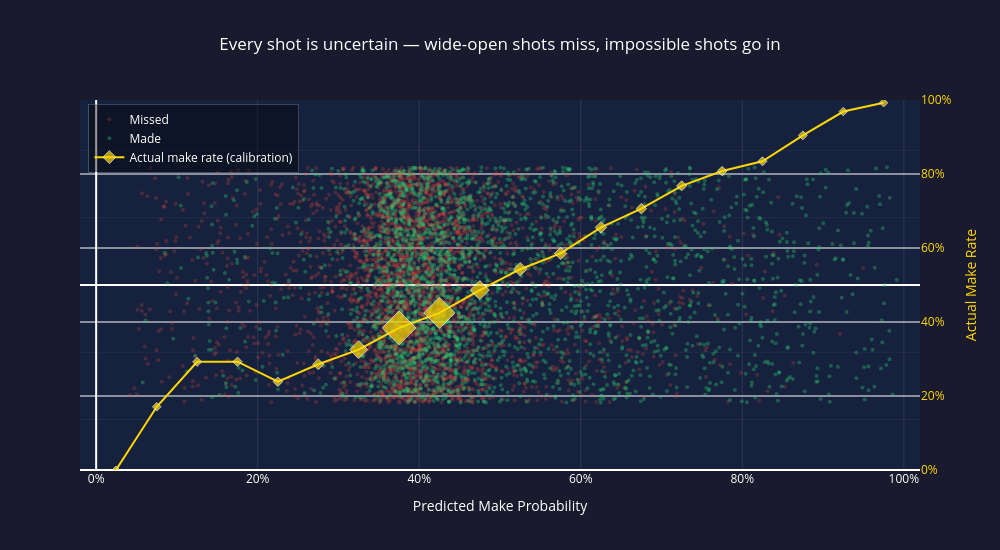

Source (notebook cell):
### Markdown cell above
## 2 — Shot Uncertainty: Wide-Open Shots Miss, Impossible Shots Go In

The model assigns each shot a predicted make probability, but probability is not fate. This chart layers 6,000 test-set shots against their predicted confidence, coloured by outcome. The gold calibration curve confirms the model is well-calibrated on average; the scatter of red and green dots at every x-position shows how large the residual uncertainty is for any individual shot.

### Code cell
rng = np.random.default_rng(42)

# ── sample 6 000 test-set rows ────────────────────────────────────────────────
sample_idx = rng.choice(len(X_test), size=6_000, replace=False)
X_samp     = X_test.iloc[sample_idx]
y_samp     = y_test.iloc[sample_idx].values
prob_samp  = df.loc[X_samp.index, "make_prob"].values

x_jitter = rng.uniform(-0.008, 0.008, size=6_000)
y_jitter = rng.uniform(-0.35,   0.35,  size=6_000)

made_mask   = y_samp == 1
missed_mask = ~made_mask

# ── calibration overlay (all test-set rows) ───────────────────────────────────
prob_all = df.loc[X_test.index, "make_prob"].values
bins     = np.arange(0, 1.05, 0.05)

calib_df = pd.DataFrame({
    "prob": prob_all,
    "made": y_test.values,
    "bin":  pd.cut(prob_all, bins=bins, include_lowest=True),
})
calib = (
    calib_df.groupby("bin", observed=False)
    .agg(actual_rate=("made", "mean"), count=("made", "size"))
    .reset_index()
)
calib["midpoint"]    = calib["bin"].apply(lambda b: (b.left + b.right) / 2)
calib["marker_size"] = calib["count"] / calib["count"].max() * 20 + 6
calib = calib.dropna(subset=["actual_rate"])

# ── figure ────────────────────────────────────────────────────────────────────
fig = go.Figure()

fig.add_trace(go.Scatter(
    x=prob_samp[missed_mask] + x_jitter[missed_mask],
    y=y_jitter[missed_mask],
    mode="markers",
    name="Missed",
    marker=dict(color="#e74c3c", opacity=0.25, size=4),
    customdata=prob_samp[missed_mask].reshape(-1, 1),
    hovertemplate="Predicted: %{customdata[0]:.1%} | Missed<extra></extra>",
))

fig.add_trace(go.Scatter(
    x=prob_samp[made_mask] + x_jitter[made_mask],
    y=y_jitter[made_mask],
    mode="markers",
    name="Made",
    marker=dict(color="#2ecc71", opacity=0.35, size=4),
    customdata=prob_samp[made_mask].reshape(-1, 1),
    hovertemplate="Predicted: %{customdata[0]:.1%} | Made<extra></extra>",
))

fig.add_trace(go.Scatter(
    x=calib["midpoint"],
    y=calib["actual_rate"],
    mode="lines+markers",
    name="Actual make rate (calibration)",
    line=dict(color="gold", width=2),
    marker=dict(color="gold", symbol="diamond", size=calib["marker_size"].tolist()),
    customdata=np.column_stack([
        calib["midpoint"],
        calib["actual_rate"],
        calib["count"],
    ]),
    yaxis="y2",
))

fig.update_layout(
    title=dict(
        text="Every shot is uncertain — wide-open shots miss, impossible shots go in",
        x=0.5,
        xanchor="center",
        font=dict(size=17, color="white"),
    ),
    paper_bgcolor="#1a1a2e",
    plot_bgcolor="#16213e",
    font=dict(color="white"),
    width=1000,
    height=550,
    hovermode="closest",
    xaxis=dict(
        title="Predicted Make Probability",
        tickformat=".0%",
        gridcolor="rgba(255,255,255,0.1)",
        range=[-0.02, 1.02],
    ),
    yaxis=dict(
        title="",
        showticklabels=False,
        gridcolor="rgba(255,255,255,0.05)",
        range=[-0.55, 0.55],
    ),
   yaxis2=dict(
        title=dict(text="Actual Make Rate", font=dict(color="gold")),
        overlaying="y",
        side="right",
        range=[0, 1],
        tickformat=".0%",
        tickfont=dict(color="gold"),
    ),
    legend=dict(
        x=0.01,
        y=0.99,
        xanchor="left",
        yanchor="top",
        bgcolor="rgba(0,0,0,0.4)",
        bordercolor="rgba(255,255,255,0.2)",
        borderwidth=1,
    ),
)

fig.show()

### Figure 1 — Plotly figure (JSON) as saved in the notebook; plotly's stock layout.template omitted (floating-point values rounded to 4 significant figures; data arrays with more than 128 entries replaced by an {"elided": "..."} marker saying what was removed)
{"data": [{"customdata": {"elided": "3317x1 float values"}, "hovertemplate": "Predicted: %{customdata[0]:.1%} | Missed<extra></extra>", "marker": {"color": "#e74c3c", "opacity": 0.25, "size": 4}, "mode": "markers", "name": "Missed", "type": "scatter", "x": {"elided": "3317 float values"}, "y": {"elided": "3317 float values"}}, {"customdata": {"elided": "2683x1 float values"}, "hovertemplate": "Predicted: %{customdata[0]:.1%} | Made<extra></extra>", "marker": {"color": "#2ecc71", "opacity": 0.35, "size": 4}, "mode": "markers", "name": "Made", "type": "scatter", "x": {"elided": "2683 float values"}, "y": {"elided": "2683 float values"}}, {"customdata": [[0.0245, 0.0, 8.0], [0.075, 0.1709, 199.0], [0.125, 0.2924, 301.0], [0.175, 0.2927, 369.0], [0.225, 0.2385, 390.0], [0.275, 0.2857, 763.0], [0.325, 0.3253, 2521.0], [0.375, 0.3842, 6444.0], [0.425, 0.4247, 5793.0], [0.475, 0.4863, 2780.0], [0.525, 0.5427, 1395.0], [0.575, 0.5854, 1136.0], [0.625, 0.6557, 915.0], [0.675, 0.7064, 688.0], [0.725, 0.7681, 565.0], [0.775, 0.8079, 406.0], [0.825, 0.8344, 314.0], [0.875, 0.9044, 272.0], [0.925, 0.9688, 160.0], [0.975, 0.9925, 133.0]], "line": {"color": "gold", "width": 2}, "marker": {"color": "gold", "size": [6.025, 6.618, 6.934, 7.145, 7.21, 8.368, 13.82, 26, 23.98, 14.63, 10.33, 9.526, 8.84, 8.135, 7.754, 7.26, 6.975, 6.844, 6.497, 6.413], "symbol": "diamond"}, "mode": "lines+markers", "name": "Actual make rate (calibration)", "type": "scatter", "x": [0.0245, 0.075, 0.125, 0.175, 0.225, 0.275, 0.325, 0.375, 0.425, 0.475, 0.525, 0.575, 0.625, 0.675, 0.725, 0.775, 0.825, 0.875, 0.925, 0.975], "y": [0.0, 0.1709, 0.2924, 0.2927, 0.2385, 0.2857, 0.3253, 0.3842, 0.4247, 0.4863, 0.5427, 0.5854, 0.6557, 0.7064, 0.7681, 0.8079, 0.8344, 0.9044, 0.9688, 0.9925], "yaxis": "y2"}], "layout": {"font": {"color": "white"}, "height": 550, "hovermode": "closest", "legend": {"bgcolor": "rgba(0,0,0,0.4)", "bordercolor": "rgba(255,255,255,0.2)", "borderwidth": 1, "x": 0.01, "xanchor": "left", "y": 0.99, "yanchor": "top"}, "paper_bgcolor": "#1a1a2e", "plot_bgcolor": "#16213e", "title": {"font": {"color": "white", "size": 17}, "text": "Every shot is uncertain — wide-open shots miss, impossible shots go in", "x": 0.5, "xanchor": "center"}, "width": 1000, "xaxis": {"gridcolor": "rgba(255,255,255,0.1)", "range": [-0.02, 1.02], "tickformat": ".0%", "title": {"text": "Predicted Make Probability"}}, "yaxis": {"gridcolor": "rgba(255,255,255,0.05)", "range": [-0.55, 0.55], "showticklabels": false, "title": {"text": ""}}, "yaxis2": {"overlaying": "y", "range": [0, 1], "side": "right", "tickfont": {"color": "gold"}, "tickformat": ".0%", "title": {"font": {"color": "gold"}, "text": "Actual Make Rate"}}}}
